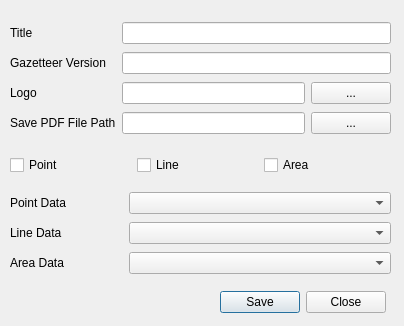
<?xml version="1.0" encoding="UTF-8"?>
<ui version="4.0">
 <class>UploadDatabaseDialogBase</class>
 <widget class="QDialog" name="UploadDatabaseDialogBase">
  <property name="geometry">
   <rect>
    <x>0</x>
    <y>0</y>
    <width>404</width>
    <height>326</height>
   </rect>
  </property>
  <property name="windowTitle">
   <string>Gazetteer Creator</string>
  </property>
  <widget class="QWidget" name="layoutWidget">
   <property name="geometry">
    <rect>
     <x>10</x>
     <y>190</y>
     <width>381</width>
     <height>86</height>
    </rect>
   </property>
   <layout class="QGridLayout" name="gridLayout_3" columnstretch="30,70">
    <item row="0" column="0">
     <widget class="QLabel" name="label">
      <property name="text">
       <string>Point Data</string>
      </property>
     </widget>
    </item>
    <item row="0" column="1">
     <widget class="QComboBox" name="comboBox"/>
    </item>
    <item row="1" column="0">
     <widget class="QLabel" name="label_3">
      <property name="text">
       <string>Line Data</string>
      </property>
     </widget>
    </item>
    <item row="1" column="1">
     <widget class="QComboBox" name="comboBox_2"/>
    </item>
    <item row="2" column="0">
     <widget class="QLabel" name="label_4">
      <property name="text">
       <string>Area Data</string>
      </property>
     </widget>
    </item>
    <item row="2" column="1">
     <widget class="QComboBox" name="comboBox_3"/>
    </item>
   </layout>
  </widget>
  <widget class="QDialogButtonBox" name="button_box">
   <property name="geometry">
    <rect>
     <x>220</x>
     <y>290</y>
     <width>166</width>
     <height>24</height>
    </rect>
   </property>
   <property name="orientation">
    <enum>Qt::Horizontal</enum>
   </property>
   <property name="standardButtons">
    <set>QDialogButtonBox::Close|QDialogButtonBox::Save</set>
   </property>
  </widget>
  <widget class="QWidget" name="layoutWidget">
   <property name="geometry">
    <rect>
     <x>10</x>
     <y>150</y>
     <width>381</width>
     <height>31</height>
    </rect>
   </property>
   <layout class="QGridLayout" name="gridLayout_2">
    <property name="leftMargin">
     <number>0</number>
    </property>
    <property name="horizontalSpacing">
     <number>0</number>
    </property>
    <item row="0" column="1">
     <widget class="QCheckBox" name="checkBox_2">
      <property name="text">
       <string>Line</string>
      </property>
      <property name="checked">
       <bool>false</bool>
      </property>
      <property name="tristate">
       <bool>false</bool>
      </property>
     </widget>
    </item>
    <item row="0" column="2">
     <widget class="QCheckBox" name="checkBox_3">
      <property name="text">
       <string>Area</string>
      </property>
     </widget>
    </item>
    <item row="0" column="0">
     <widget class="QCheckBox" name="checkBox">
      <property name="enabled">
       <bool>true</bool>
      </property>
      <property name="layoutDirection">
       <enum>Qt::LeftToRight</enum>
      </property>
      <property name="text">
       <string>Point</string>
      </property>
     </widget>
    </item>
   </layout>
  </widget>
  <widget class="QWidget" name="">
   <property name="geometry">
    <rect>
     <x>10</x>
     <y>20</y>
     <width>381</width>
     <height>116</height>
    </rect>
   </property>
   <layout class="QGridLayout" name="gridLayout">
    <item row="0" column="0">
     <widget class="QLabel" name="label_2">
      <property name="text">
       <string>Title</string>
      </property>
     </widget>
    </item>
    <item row="0" column="1" colspan="2">
     <widget class="QLineEdit" name="lineEdit">
      <property name="echoMode">
       <enum>QLineEdit::Normal</enum>
      </property>
     </widget>
    </item>
    <item row="1" column="0">
     <widget class="QLabel" name="label_5">
      <property name="text">
       <string>Gazetteer Version</string>
      </property>
     </widget>
    </item>
    <item row="1" column="1" colspan="2">
     <widget class="QLineEdit" name="lineEdit_2">
      <property name="echoMode">
       <enum>QLineEdit::Normal</enum>
      </property>
     </widget>
    </item>
    <item row="2" column="0">
     <widget class="QLabel" name="label_9">
      <property name="text">
       <string>Logo</string>
      </property>
     </widget>
    </item>
    <item row="2" column="1">
     <widget class="QLineEdit" name="lineEdit_3">
      <property name="echoMode">
       <enum>QLineEdit::Normal</enum>
      </property>
     </widget>
    </item>
    <item row="2" column="2">
     <widget class="QPushButton" name="pushButton">
      <property name="text">
       <string>...</string>
      </property>
     </widget>
    </item>
    <item row="3" column="0">
     <widget class="QLabel" name="label_8">
      <property name="text">
       <string>Save PDF File Path</string>
      </property>
     </widget>
    </item>
    <item row="3" column="1">
     <widget class="QLineEdit" name="lineEdit_4">
      <property name="echoMode">
       <enum>QLineEdit::Normal</enum>
      </property>
     </widget>
    </item>
    <item row="3" column="2">
     <widget class="QPushButton" name="pushButton_2">
      <property name="text">
       <string>...</string>
      </property>
     </widget>
    </item>
   </layout>
  </widget>
 </widget>
 <tabstops>
  <tabstop>lineEdit</tabstop>
  <tabstop>lineEdit_2</tabstop>
  <tabstop>lineEdit_3</tabstop>
  <tabstop>pushButton</tabstop>
  <tabstop>lineEdit_4</tabstop>
  <tabstop>pushButton_2</tabstop>
  <tabstop>checkBox</tabstop>
  <tabstop>checkBox_2</tabstop>
  <tabstop>checkBox_3</tabstop>
  <tabstop>comboBox</tabstop>
  <tabstop>comboBox_2</tabstop>
  <tabstop>comboBox_3</tabstop>
 </tabstops>
 <resources/>
 <connections>
  <connection>
   <sender>button_box</sender>
   <signal>accepted()</signal>
   <receiver>UploadDatabaseDialogBase</receiver>
   <slot>accept()</slot>
   <hints>
    <hint type="sourcelabel">
     <x>20</x>
     <y>20</y>
    </hint>
    <hint type="destinationlabel">
     <x>20</x>
     <y>20</y>
    </hint>
   </hints>
  </connection>
  <connection>
   <sender>button_box</sender>
   <signal>rejected()</signal>
   <receiver>UploadDatabaseDialogBase</receiver>
   <slot>reject()</slot>
   <hints>
    <hint type="sourcelabel">
     <x>20</x>
     <y>20</y>
    </hint>
    <hint type="destinationlabel">
     <x>20</x>
     <y>20</y>
    </hint>
   </hints>
  </connection>
 </connections>
</ui>
